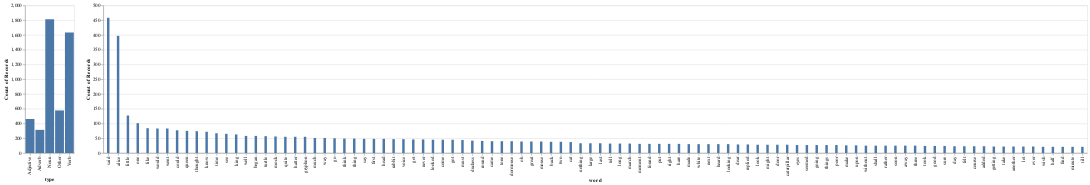

Notebook source saved alongside this figure:
### Code cell
# 3

# along the type column, we want to support a filter selection
selection = alt.selection(type="multi", fields=['type'])

# we create a composite chart consisting of two sub-charts
# the base holds it together and acts as the concierge taking care of the data
base = alt.Chart(df_pared)

# this shows the types, note that we rely on Altair's aggregation prowess
chart1 = base.mark_bar().encode(
  x = alt.Y('type:N'),
  y = alt.X('count()'),
  # when a bar is selected, the others are displayed with reduced opacity
  opacity=alt.condition(selection, alt.value(1), alt.value(.25)),
).add_selection(selection)

# this chart reacts to the selection made in the left/above chart
chart2 = base.mark_bar(width=5).encode(
  x = alt.X('word:N', sort='-y'),
  y = alt.Y('count()'),
).transform_filter(selection)

chart1 | chart2

### Figure 1 — Vega-Lite specification as saved in the notebook (floating-point values rounded to 4 significant figures; data arrays with more than 128 entries replaced by an {"elided": "..."} marker saying what was removed)
{"config": {"view": {"continuousWidth": 400, "continuousHeight": 300}}, "hconcat": [{"mark": "bar", "encoding": {"opacity": {"condition": {"value": 1, "selection": "selector002"}, "value": 0.25}, "x": {"field": "type", "type": "nominal"}, "y": {"aggregate": "count", "type": "quantitative"}}, "selection": {"selector002": {"type": "multi", "fields": ["type"]}}}, {"mark": {"type": "bar", "width": 5}, "encoding": {"x": {"field": "word", "sort": "-y", "type": "nominal"}, "y": {"aggregate": "count", "type": "quantitative"}}, "transform": [{"filter": {"selection": "selector002"}}]}], "data": {"name": "data-8fb4b046e382637ce2a6b77914df6c07"}, "$schema": "https://vega.github.io/schema/vega-lite/v4.17.0.json", "datasets": {"data-8fb4b046e382637ce2a6b77914df6c07": {"elided": "4798 records"}}}
